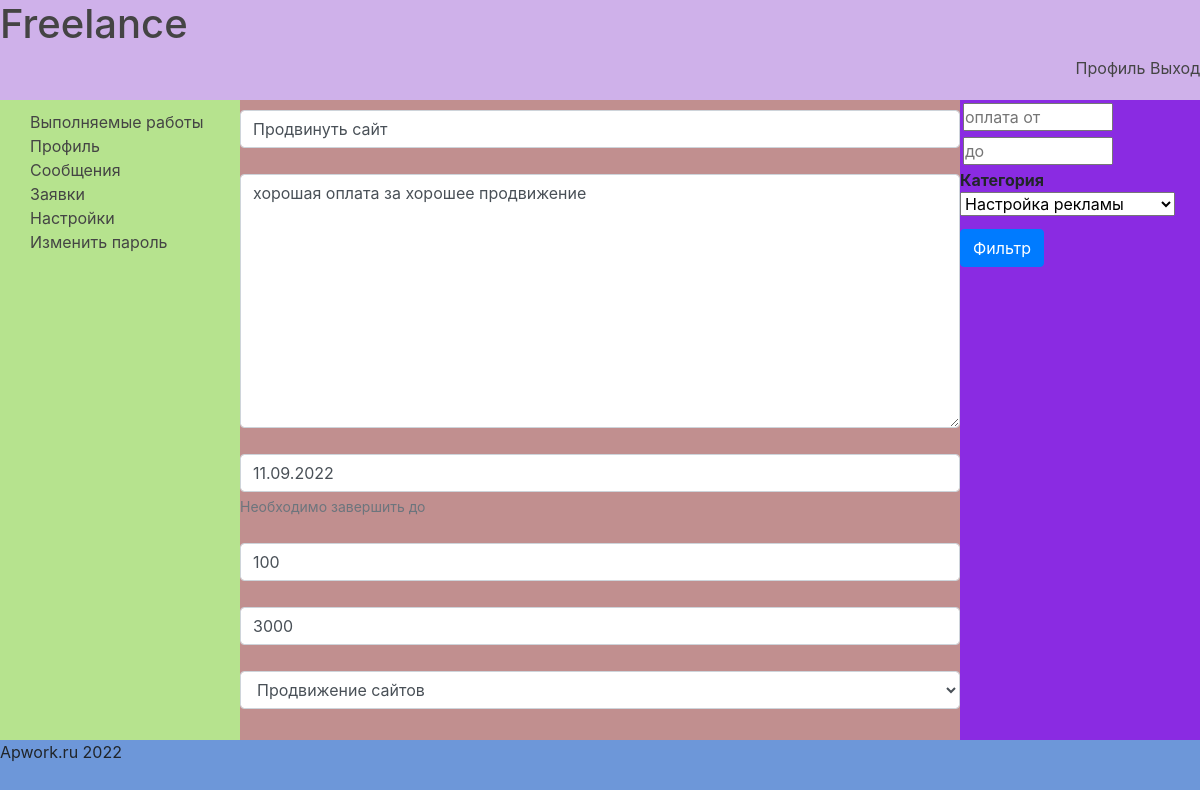
The app's page /job/change/1 (signed in) with its own data.
### main/models.py (models this page shows, shortened)
class Job(models.Model):
    title = models.CharField(max_length=150, verbose_name='Название')
    description = models.TextField(max_length=2000, verbose_name='Описание')
    expired_date = models.DateField(help_text='Необходимо завершить до', null=True, verbose_name='Дедлайн', blank=True)
    create_date = models.DateTimeField(auto_now_add=True, verbose_name='Дата создания')
    author = models.ForeignKey(AdvUser, on_delete=models.CASCADE, verbose_name='Работодатель')
    executor = models.ForeignKey(AdvUser, on_delete=models.PROTECT, related_name='executor',
                                 null=True, verbose_name='Исполнитель')
    min_price = models.PositiveIntegerField(blank=True, verbose_name='Минимальная оплата')
    max_price = models.PositiveIntegerField(blank=False, null=False, verbose_name='Максимальная оплата')
    is_active = models.BooleanField(default=True, verbose_name='Активно')
    processing = models.BooleanField(default=False, verbose_name='В работе')
    offer = models.PositiveIntegerField(blank=True, default=0)
    category = models.ForeignKey('SubCategory', on_delete=models.PROTECT, verbose_name='Категория')
    class Meta:
        verbose_name = 'Работа'
        verbose_name_plural = 'Работа'

### main/views.py (the view)
# urls.py: path('job/change/<int:pk>', views.ChangeJob.as_view(), name='job_change'),
class ChangeJob(LoginRequiredMixin, SuccessMessageMixin, UpdateView):
    model = Job
    template_name = "change_job.html"
    form_class = ChangeJobForm
    success_url = reverse_lazy("account")
    success_message = "Данные изменены"

### main/forms.py
class ChangeJobForm(forms.ModelForm):
    class Meta:
        model = Job
        fields = '__all__'
        exclude = ('is_active', 'processing', 'offer', 'executor')
        widgets = {'author': forms.HiddenInput}

### main/midlewares.py (called while the page is built)
def category_context_processor(request):
    if request.method == 'GET' or 'category' in request.POST:
        context = {'category': SubCategory.objects.all(),
                   "keyword": "",
                   'all': ""}
        return context
    else:
        return {'nothing': 'OK'}

### main/models.py (called while the page is built)
    def __str__(self):
        return self.tittle_sub_cat

### templates/change_job.html (shortened to what this page needs)
{% extends 'basic.html' %}
{% load bootstrap4 %}
{% block menu %}
    {% include 'module/profile_menu.html' %}
{% endblock %}
{% block content %}
    <form action="" method="post">
    {% bootstrap_form form layout="horizontal" %}
    </form>
{% endblock %}

### main/static/style/style.css (style rules this page uses)
* { padding: 0; margin: 0; }
.form-group { padding-top: 10px; }

### records on screen
Job: title "Продвинуть сайт", description "хорошая оплата за хорошее продвижение", expired_date "11.09.2022", min_price "100", max_price "3000", category "Продвижение сайтов"

### other values on screen
form field category "Настройка рекламы"
